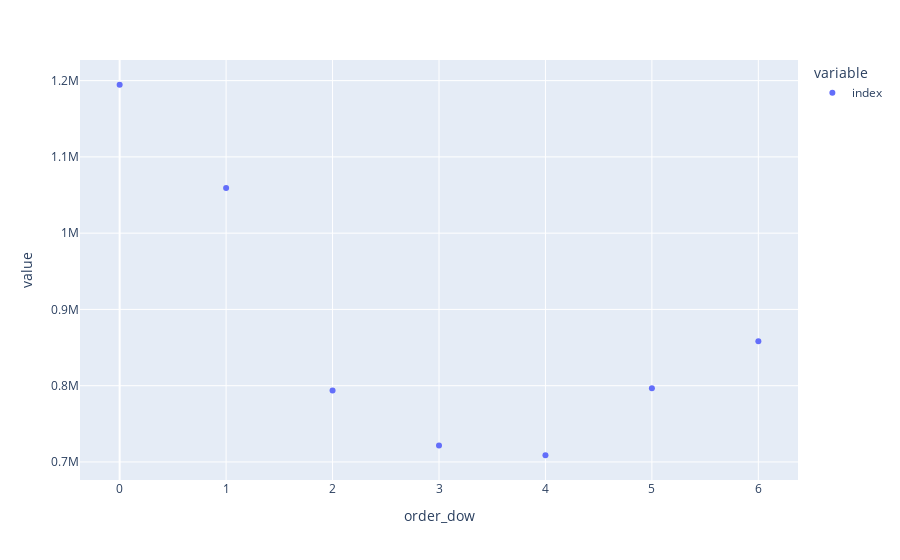

The cell this chart's notebook holds for it:
### Code cell
px.scatter(df.groupby("order_dow")["index"].count())

### Figure 1 — Plotly figure (JSON) as saved in the notebook; plotly's stock layout.template omitted (floating-point values rounded to 4 significant figures)
{"data": [{"hovertemplate": "variable=index<br>order_dow=%{x}<br>value=%{y}<extra></extra>", "legendgroup": "index", "marker": {"color": "#636efa", "symbol": "circle"}, "mode": "markers", "name": "index", "orientation": "v", "showlegend": true, "type": "scatter", "x": [0, 1, 2, 3, 4, 5, 6], "xaxis": "x", "y": [1194594, 1059133, 793616, 721649, 708794, 796674, 858209], "yaxis": "y"}], "layout": {"legend": {"title": {"text": "variable"}, "tracegroupgap": 0}, "margin": {"t": 60}, "xaxis": {"anchor": "y", "domain": [0, 1], "title": {"text": "order_dow"}}, "yaxis": {"anchor": "x", "domain": [0, 1], "title": {"text": "value"}}}}
